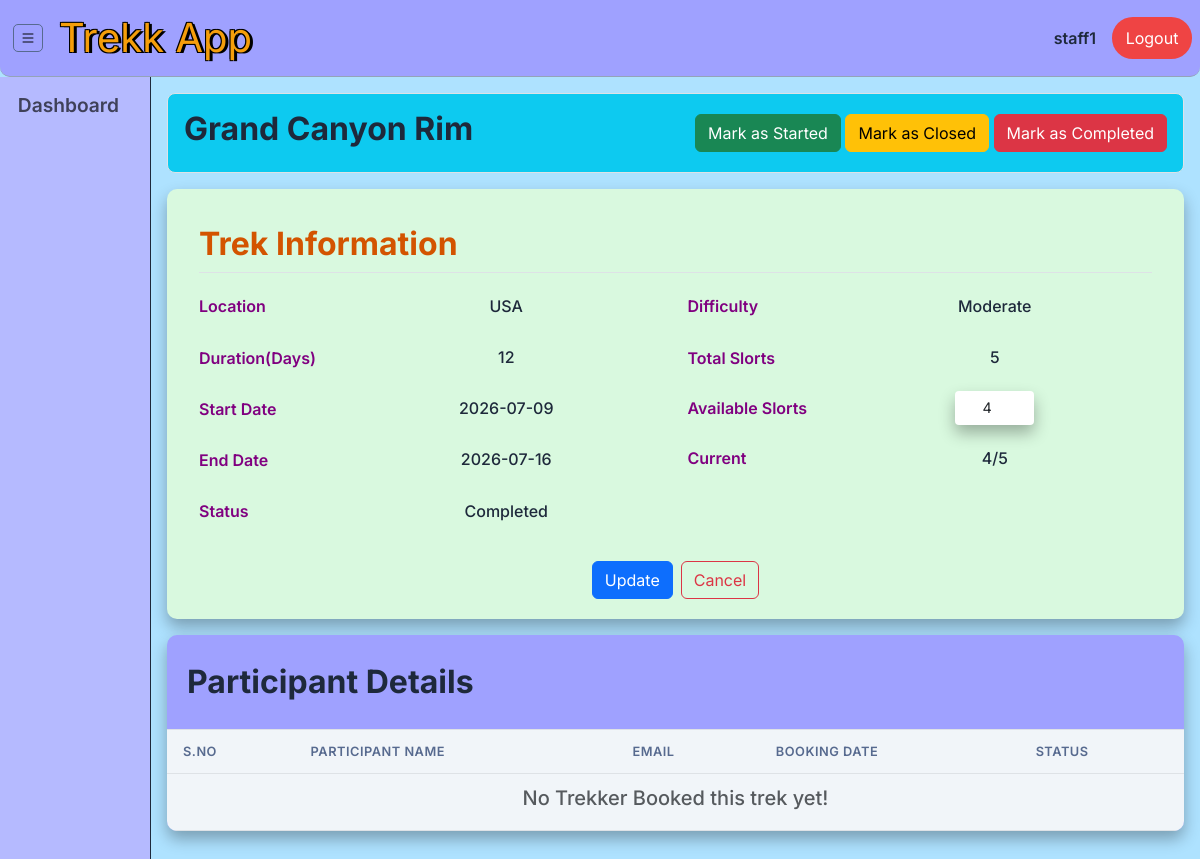
Screenshot of /staff/trek/5 (signed in) with the database file from the repository.
### models.py (models this page shows, shortened)
class TREKK(db.Model): # trek table(entity)
    __tablename__ = 'trek'
    trek_id = db.Column(db.Integer,primary_key=True)
    name = db.Column(db.String(150), nullable=False)
    difficulty = db.Column(db.String(50), nullable=False) # easy , moderate or hard
    duration = db.Column(db.String(50), nullable=False) # '2 days' or '5 days'
    location = db.Column(db.String(40),nullable=False)
    total_slots = db.Column(db.Integer, nullable=False)
    avl_slots = db.Column(db.Integer, nullable=False)
    assigned_staff_id = db.Column(db.Integer, db.ForeignKey("user.user_id"))
    description = db.Column(db.Text, nullable=True)
    price = db.Column(db.Float, nullable=False) # 2000.50, 2500.40
    status = db.Column(db.String(50), nullable=False,default="Pending" )  # Pending, Approved, Closed, & Open
    start_date = db.Column(db.Date, nullable=False)
    end_date = db.Column(db.Date, nullable=False)
    date_of_create = db.Column(db.DateTime, default=datetime.utcnow)
    booked_treks = db.relationship("BOOKING", backref="trek", lazy=True)

### routes/staff_route.py (the view, shortened to what this page needs)
@staff_bp.route("/trek/<int:t_id>", methods=['GET','POST'])
@role_validator('staff')
def assigned_trek_details(t_id):
    trek = TREKK.query.filter_by(assigned_staff_id=session['user_id'], trek_id=t_id).first()
    if not trek:
        flash("Trek not Found / Not Assigned to Staff !", "danger")
        return redirect(url_for('staff.staff_dashboard'))
    return render_template("staff/trek_details.html", trek=trek)

### routes/staff_route.py (called while the page is built)
def login_validator(func):
    @wraps(func)
    def decorated(*a, **kw):
        if 'user_id' not in session:
            flash("Please Log in to your Account First!", "warning")
            return redirect(url_for('auth.main'))
        return func(*a, **kw)
    return decorated

def role_validator(*roles):
    def wrapper(func):
        @wraps(func)
        @login_validator
        def decorated(*a, **kw):
            if session.get('role') not in roles:
                flash("Invalid User! Access Forbiden.", "danger")
                return redirect(url_for('auth.main'))
            return func(*a, **kw)
        return decorated
    return wrapper

### templates/staff/trek_details.html (shortened to what this page needs)
{% extends "base.html" %}
{% block content %}
<div class="border rounded-3 bg-info p-3 mb-3  d-flex align-items-center justify-content-between">
    <h2 class="fs-2 fw-bold">{{ trek.name }}</h2>
    <form action="{{ url_for('staff.assigned_trek_details' , t_id=trek.trek_id ) }}" method="POST">
            <button type="submit" name="status" value="Open" class="btn btn-success">Mark as Started</button>
            <button type="submit" name="status" value="Closed" class="btn btn-warning">Mark as Closed</button>
            <button type="submit" name="status" value="Completed" class="btn btn-danger">Mark as Completed</button>
         </form>
</div>
<div class="form-panel pb-1 mb-3">
    <div class="py-1 border-bottom d-flex align-items-center justify-content-between">
         <h2 class="mb-1 fs-2 fw-bold" style="color: var(--accent-pale)"> Trek Information</h2>
    </div>
    <form action="{{ url_for('staff.assigned_trek_details' , t_id=trek.trek_id) }}" method="POST">
        <div class="row py-3">
            <div class="col-lg-6">
                <div class="form-group">
                    <label for="tname">Location</label>
                    <h6>{{ trek.location }}</h6>
                </div>
                 <div  class="form-group">
                    <label for="duration">Duration(Days)</label>
                    <h6>{{ trek.duration }}</h6>
                </div>
                <div class="form-group">
                    <label for="start_date">Start Date</label>
                    <h6>{{ trek.start_date }}</h6>
                </div>
                <div class="form-group">
                    <label for="end_date">End Date</label>
                     <h6>{{ trek.end_date }}</h6>
                </div>
                <div class="form-group">
                    <label for="status">Status</label>
                    <h6>{{ trek.status }}</h6>
                </div>
            </div>
            <div class="col-lg-6">
                <div class="form-group" >
                    <label for="difficulty">Difficulty</label>
                    <h6>{{ trek.difficulty }}</h6>
                </div>
                <div  class="form-group">
                    <label for="total_slots">Total Slorts</label>
                    <h6>{{ trek.total_slots }}</h6>
                </div>
                <div class="form-group">
                    <label for="avl_slots">Available Slorts</label>
                    <input type="number" class="form-control w-25 m-auto text-center" name="avl_slots" id="avl_slots"  value="{{ trek.avl_slots }}" min="0" required>
                </div>
                <div class="form-group ">
                    <label for="curr_slots">Current</label>
                    <h6>{{ trek.avl_slots }}/{{ trek.total_slots }}</h6>
                </div>
            </div>
        </div>
        <div class="d-flex justify-content-center gap-2 mb-3">
            <button type="submit" class="btn btn-primary w-auto ">Update</button>
            <a href="{{ url_for('staff.staff_dashboard' ) }}" class="btn btn-outline-danger w-auto ">Cancel</a>
        </div>
    </form>
</div>
<div class="table-panel">
    <div  class="p-3 border-bottom d-flex justify-content-between align-items-center mt-2" >
        <h2 class="fs-2 fw-bold p-1">Participant Details</h2>
    </div>
    <table class="table">
        <thead >
            <tr>
                <th>S.No</th><th>Participant Name</th><th>Email</th><th>Booking Date</th><th>Status</th>
            </tr>
        </thead>
        <tbody>
            {% for booking in bookings %}
            <tr>
                <td>{{ loop.index }}</td>
                <td>{{ booking.user.name }}</td>
                <td>{{ booking.user.email }}</td>
                <td>{{ booking.booking_date.strftime('%Y-%m-%d') }}</td>
                <td>{{ booking.status }}</td>
            </tr>
            {% else %}
            <tr><td colspan="5" class="text-muted text-center"><h5>No Trekker Booked this trek yet!</h5></td></tr>
            {% endfor %}
        </tbody>
    </table>
</div>
{% endblock %}

### static/css/style.css (style rules this page uses)
:root { --primary: #B5BAFF; --primary-dark: #9FA1FF; --primary-light: #AEE2FF; --btn-primary:#0800ff; --danger-light: #fca5a5; --accent: #D9F9DF; --accent-pale:#d35400; --dark: #576A8F; --gray-50: #f8fafc; --gray-100: #f1f5f9; --gray-200: #e2e8f0; --gray-400: #94a3b8; --gray-600: #64748b; --gray-800: #1e293b; --danger: #ef4444; --success: #22c55e; --warning: #f59e0b; --radius: 10px; --shadow: 0 1px 3px rgba(0,0,0,.08); --text-shadow: -1px -1px 0 #000, 1px -1px 0 #000, -1px 1px 0 #000, 3px 1px 0 #000; }
* { box-sizing: border-box; }
body { font-family: 'Inter', sans-serif; background: var(--primary-light); color: var(--gray-800); padding: 0; margin: 0; min-height: 100vh; }
.table-panel { background: var(--primary-dark); border: transparent; width: 100%;border-radius: var(--radius);overflow: hidden;box-shadow: 0px 8px 16px 0px rgba(0,0,0,0.3); }
.table-panel .table { margin-bottom: 0; }
.table-panel .table thead th { background: var(--gray-100);font-weight: 600;font-size: .8rem;text-transform: uppercase;letter-spacing: .5px;color: var(--dark);padding: .75rem 1rem; }
.table-panel .table td { padding: .75rem 1rem; vertical-align: middle; font-size: .9rem; background: var(--gray-100); }
.form-panel { background: var(--accent); border: transparent; border-radius: var(--radius); padding: 2rem; box-shadow: 0px 8px 16px 0px rgba(0,0,0,0.3); }
.form-panel input, .form-panel select, .form-panel textarea { border-radius: 6px;border: transparent; padding: .5rem .75rem; font-size: 0.9rem; box-shadow: 0px 8px 16px 0px rgba(0,0,0,0.3); }
.form-panel label { font-weight: 600; font-size: 1rem; color:purple; }
.form-group { display: grid; grid-template-columns: 130px 1fr; gap: 20px; margin-bottom: 1rem; align-items: center; }
.form-group h6 { text-align: center; margin-top: 0.5rem; }
.form-group input,.form-group select, .form-group textarea { width: 100%; padding: 6px 10px; border: transparent; border-radius: 4px; box-shadow: 0px 8px 16px 0px rgba(0,0,0,0.3) ; }

### rows the page displays
TREKK: name "Grand Canyon Rim", location "USA", duration "12", start_date "2026-07-09", end_date "2026-07-16", status "Completed", difficulty "Moderate", total_slots "5", avl_slots "4"

### other values shown
{{ session.get('username','') }} "staff1"
